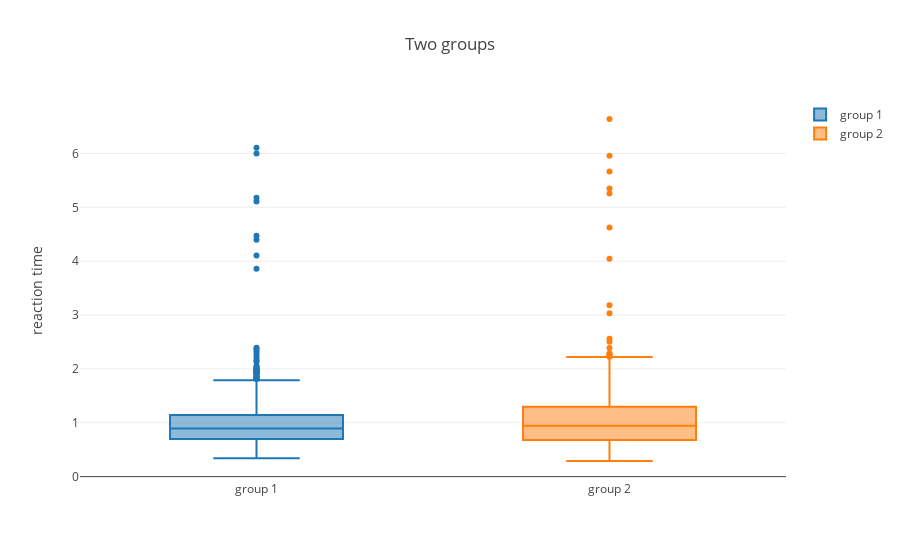

Notebook source saved alongside this figure:
### Markdown cell above
Looks like participant 4 and 40 had some of the longest outlier reaction times.

Comparing groups would be easy with boxplots:

### Code cell
data = [ 
    go.Box(y = expdata["reactionTime"][expdata['group']=="L1"], name="group 1"
          ),
    go.Box(y = expdata["reactionTime"][expdata['group']=="L2"], name="group 2"
           )
]

layout = go.Layout(title="Two groups", yaxis=dict(title='reaction time'))

fig = go.Figure(data=data, layout=layout)

iplot(fig)

### Figure 1 — Plotly figure (JSON) as saved in the notebook; plotly's stock layout.template omitted (floating-point values rounded to 4 significant figures; data arrays with more than 128 entries replaced by an {"elided": "..."} marker saying what was removed)
{"data": [{"name": "group 1", "type": "box", "uid": "a4497a8f-8354-4acd-be3a-134081aa8d12", "y": {"elided": "1200 float values"}}, {"name": "group 2", "type": "box", "uid": "3f48e7b2-2f96-4024-aa43-ab4749acf2ad", "y": {"elided": "1200 float values"}}], "layout": {"title": {"text": "Two groups"}, "yaxis": {"title": {"text": "reaction time"}}}}
